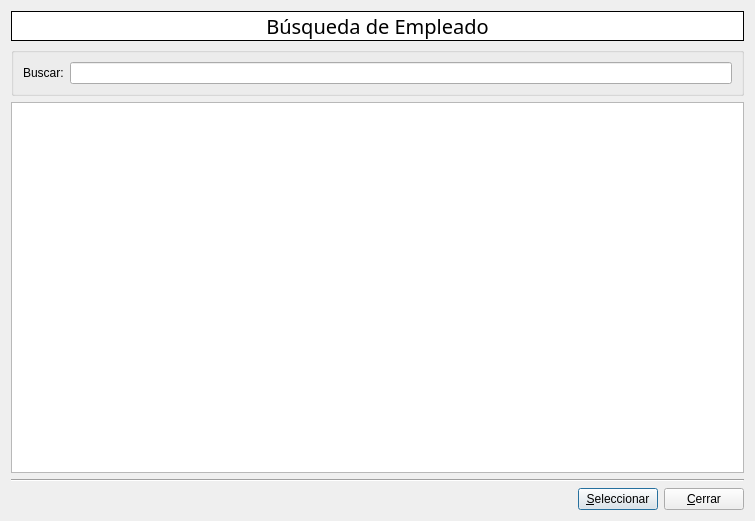
<ui version="4.0" >
 <class>EmployedSearch</class>
 <widget class="QWidget" name="EmployedSearch" >
  <property name="geometry" >
   <rect>
    <x>0</x>
    <y>0</y>
    <width>755</width>
    <height>521</height>
   </rect>
  </property>
  <property name="windowTitle" >
   <string>Buscar Empleado</string>
  </property>
  <property name="windowIcon" >
   <iconset resource="../resources/qzette.qrc" >
    <normaloff>:/app/images/app/employed.png</normaloff>:/app/images/app/employed.png</iconset>
  </property>
  <layout class="QVBoxLayout" name="verticalLayout" >
   <item>
    <widget class="QLabel" name="lb_title" >
     <property name="palette" >
      <palette>
       <active>
        <colorrole role="Base" >
         <brush brushstyle="SolidPattern" >
          <color alpha="255" >
           <red>255</red>
           <green>255</green>
           <blue>255</blue>
          </color>
         </brush>
        </colorrole>
        <colorrole role="Window" >
         <brush brushstyle="SolidPattern" >
          <color alpha="255" >
           <red>255</red>
           <green>255</green>
           <blue>255</blue>
          </color>
         </brush>
        </colorrole>
       </active>
       <inactive>
        <colorrole role="Base" >
         <brush brushstyle="SolidPattern" >
          <color alpha="255" >
           <red>255</red>
           <green>255</green>
           <blue>255</blue>
          </color>
         </brush>
        </colorrole>
        <colorrole role="Window" >
         <brush brushstyle="SolidPattern" >
          <color alpha="255" >
           <red>255</red>
           <green>255</green>
           <blue>255</blue>
          </color>
         </brush>
        </colorrole>
       </inactive>
       <disabled>
        <colorrole role="Base" >
         <brush brushstyle="SolidPattern" >
          <color alpha="255" >
           <red>255</red>
           <green>255</green>
           <blue>255</blue>
          </color>
         </brush>
        </colorrole>
        <colorrole role="Window" >
         <brush brushstyle="SolidPattern" >
          <color alpha="255" >
           <red>255</red>
           <green>255</green>
           <blue>255</blue>
          </color>
         </brush>
        </colorrole>
       </disabled>
      </palette>
     </property>
     <property name="font" >
      <font>
       <family>Trebuchet MS</family>
       <pointsize>15</pointsize>
      </font>
     </property>
     <property name="autoFillBackground" >
      <bool>true</bool>
     </property>
     <property name="frameShape" >
      <enum>QFrame::Box</enum>
     </property>
     <property name="text" >
      <string>Búsqueda de Empleado</string>
     </property>
     <property name="alignment" >
      <set>Qt::AlignCenter</set>
     </property>
    </widget>
   </item>
   <item>
    <widget class="QGroupBox" name="groupBox" >
     <property name="title" >
      <string/>
     </property>
     <layout class="QHBoxLayout" name="horizontalLayout_2" >
      <item>
       <widget class="QLabel" name="label" >
        <property name="text" >
         <string>Buscar:</string>
        </property>
       </widget>
      </item>
      <item>
       <widget class="QLineEdit" name="le_filter" />
      </item>
     </layout>
    </widget>
   </item>
   <item>
    <widget class="QTableView" name="tv_employed" >
     <property name="frameShadow" >
      <enum>QFrame::Plain</enum>
     </property>
     <property name="editTriggers" >
      <set>QAbstractItemView::NoEditTriggers</set>
     </property>
     <property name="tabKeyNavigation" >
      <bool>false</bool>
     </property>
     <property name="alternatingRowColors" >
      <bool>true</bool>
     </property>
     <property name="selectionMode" >
      <enum>QAbstractItemView::SingleSelection</enum>
     </property>
     <property name="selectionBehavior" >
      <enum>QAbstractItemView::SelectRows</enum>
     </property>
    </widget>
   </item>
   <item>
    <widget class="Line" name="line" >
     <property name="orientation" >
      <enum>Qt::Horizontal</enum>
     </property>
    </widget>
   </item>
   <item>
    <layout class="QHBoxLayout" name="horizontalLayout" >
     <item>
      <spacer name="horizontalSpacer" >
       <property name="orientation" >
        <enum>Qt::Horizontal</enum>
       </property>
       <property name="sizeHint" stdset="0" >
        <size>
         <width>40</width>
         <height>20</height>
        </size>
       </property>
      </spacer>
     </item>
     <item>
      <widget class="QPushButton" name="pb_add" >
       <property name="text" >
        <string>&amp;Seleccionar</string>
       </property>
       <property name="icon" >
        <iconset resource="../resources/qzette.qrc" >
         <normaloff>:/icons/images/icons/plus.png</normaloff>:/icons/images/icons/plus.png</iconset>
       </property>
       <property name="autoDefault" >
        <bool>false</bool>
       </property>
       <property name="default" >
        <bool>true</bool>
       </property>
      </widget>
     </item>
     <item>
      <widget class="QPushButton" name="pb_close" >
       <property name="text" >
        <string>&amp;Cerrar</string>
       </property>
       <property name="icon" >
        <iconset resource="../resources/qzette.qrc" >
         <normaloff>:/icons/images/icons/close.png</normaloff>:/icons/images/icons/close.png</iconset>
       </property>
      </widget>
     </item>
    </layout>
   </item>
  </layout>
 </widget>
 <tabstops>
  <tabstop>le_filter</tabstop>
  <tabstop>tv_employed</tabstop>
  <tabstop>pb_add</tabstop>
  <tabstop>pb_close</tabstop>
 </tabstops>
 <resources>
  <include location="../resources/qzette.qrc" />
 </resources>
 <connections/>
</ui>
